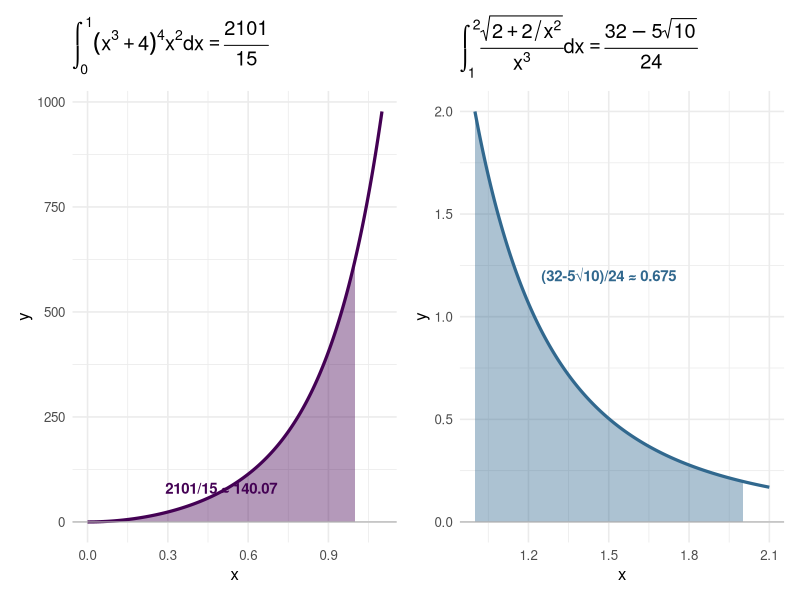
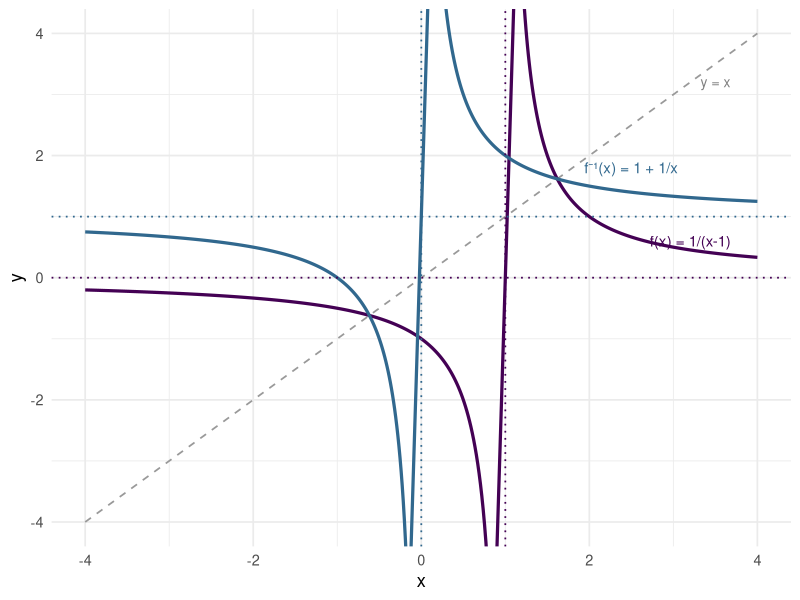

Source code (R) for these figures, in order:
## ---- chunk 1
#| label: fig-teste2-verificacao
#| fig-cap: "Verificação numérica: Questão 3a (esquerda) e Questão 3b (direita). As áreas sombreadas correspondem aos valores exatos obtidos pela Regra de Barrow."
#| fig-align: center
#| fig-width: 10
#| fig-height: 4

library(ggplot2)
library(patchwork)

base_t <- theme_minimal(base_size = 12)

# Q3a
x3a <- seq(0, 1.1, length.out = 300)
xf3a <- seq(0, 1, length.out = 200)
f3a  <- function(x) (x^3+4)^4 * x^2
df3a  <- data.frame(x = x3a,  y = f3a(x3a))
dff3a <- data.frame(x = xf3a, y = f3a(xf3a))

p1 <- ggplot() +
  geom_area(data = dff3a, aes(x, y), fill = "#440154", alpha = 0.4) +
  geom_line(data = df3a,  aes(x, y), color = "#440154", linewidth = 1.1) +
  geom_hline(yintercept = 0, color = "gray70", linewidth = 0.4) +
  annotate("text", x = 0.5, y = 80, label = "2101/15 ≈ 140.07",
           size = 3.8, color = "#440154", fontface = "bold") +
  labs(title = expression(integral((x^3+4)^4*x^2*dx, 0, 1) == frac(2101,15)),
       x = "x", y = "y") + base_t

# Q3b
x3b <- seq(1, 2.1, length.out = 300)
xf3b <- seq(1, 2, length.out = 200)
f3b  <- function(x) sqrt(2 + 2/x^2) / x^3
df3b  <- data.frame(x = x3b,  y = f3b(x3b))
dff3b <- data.frame(x = xf3b, y = f3b(xf3b))

val3b <- (32 - 5*sqrt(10)) / 24

p2 <- ggplot() +
  geom_area(data = dff3b, aes(x, y), fill = "#31688e", alpha = 0.4) +
  geom_line(data = df3b,  aes(x, y), color = "#31688e", linewidth = 1.1) +
  geom_hline(yintercept = 0, color = "gray70", linewidth = 0.4) +
  annotate("text", x = 1.5, y = 1.2,
           label = sprintf("(32-5√10)/24 ≈ %.3f", val3b),
           size = 3.8, color = "#31688e", fontface = "bold") +
  labs(title = expression(integral(frac(sqrt(2+2/x^2), x^3)*dx, 1, 2) == frac(32-5*sqrt(10), 24)),
       x = "x", y = "y") + base_t

p1 + p2
## ---- chunk 2
#| label: fig-teste2-2025-q3
#| fig-cap: "Funções $f(x)=1/(x-1)$ e $f^{-1}(x)=1+1/x$. Os gráficos são reflexões um do outro em relação à reta $y=x$ (tracejada em cinza)."
#| fig-align: center
#| fig-width: 7
#| fig-height: 5.5

library(ggplot2)

xl <- seq(-4, 0.85, length.out = 300)
xr <- seq(1.15, 4,  length.out = 300)

df_f <- rbind(data.frame(x = xl, y = 1/(xl-1), group="f"),
              data.frame(x = xr, y = 1/(xr-1), group="f"))

xl2 <- seq(-4, -0.15, length.out = 300)
xr2 <- seq(0.15, 4,   length.out = 300)

df_fi <- rbind(data.frame(x = xl2, y = 1 + 1/xl2, group="fi"),
               data.frame(x = xr2, y = 1 + 1/xr2, group="fi"))

x_diag <- seq(-4, 4, length.out = 100)
df_d   <- data.frame(x = x_diag, y = x_diag)

ggplot() +
  geom_line(data = df_d, aes(x, y), color = "gray60", linewidth = 0.6,
            linetype = "dashed") +
  geom_line(data = df_f,  aes(x, y, group = group), color = "#440154", linewidth = 1.1) +
  geom_line(data = df_fi, aes(x, y, group = group), color = "#31688e", linewidth = 1.1) +
  geom_vline(xintercept = 1, linetype = "dotted", color = "#440154", linewidth = 0.6) +
  geom_hline(yintercept = 0, linetype = "dotted", color = "#440154", linewidth = 0.6) +
  geom_vline(xintercept = 0, linetype = "dotted", color = "#31688e", linewidth = 0.6) +
  geom_hline(yintercept = 1, linetype = "dotted", color = "#31688e", linewidth = 0.6) +
  annotate("text", x = 3.2, y = 0.6, label = "f(x) = 1/(x-1)",
           color = "#440154", size = 3.8) +
  annotate("text", x = 2.5, y = 1.8, label = "f⁻¹(x) = 1 + 1/x",
           color = "#31688e", size = 3.8) +
  annotate("text", x = 3.5, y = 3.2, label = "y = x",
           color = "gray50", size = 3.5) +
  coord_cartesian(xlim = c(-4,4), ylim = c(-4,4)) +
  labs(x = "x", y = "y") +
  theme_minimal(base_size = 13)
